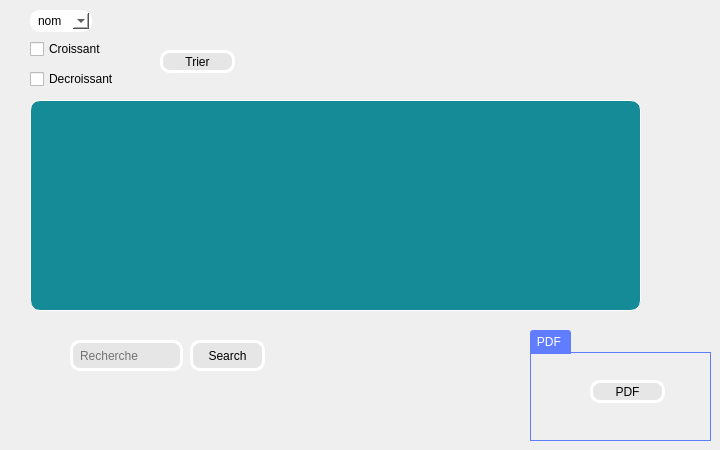
      <widget class="QWidget" name="tab_15">
       <attribute name="title">
        <string>Afficher </string>
       </attribute>
       <widget class="QTableView" name="tab_abo">
        <property name="geometry">
         <rect>
          <x>30</x>
          <y>100</y>
          <width>611</width>
          <height>211</height>
         </rect>
        </property>
        <property name="styleSheet">
         <string notr="true">background-color: rgb(21, 139, 151);
color: #b1b1b1;
color: rgb(0, 0, 0);


 

    border-width: 1px;

    border-color: #ffffff;

    border-style: solid;

    border-radius: 10;



    padding: 3px;

    font-size: 12px;

    padding-left: 5px;

    padding-right: 5px;</string>
        </property>
       </widget>
       <widget class="QPushButton" name="recher">
        <property name="geometry">
         <rect>
          <x>190</x>
          <y>340</y>
          <width>75</width>
          <height>31</height>
         </rect>
        </property>
        <property name="styleSheet">
         <string notr="true">color: #b1b1b1;
color: rgb(0, 0, 0);
background-color: rgb(230, 230, 230);

 

    border-width: 3px;

    border-color: #ffffff;

    border-style: solid;

    border-radius: 10;



    padding: 3px;

    font-size: 12px;

    padding-left: 5px;

    padding-right: 5px;</string>
        </property>
        <property name="text">
         <string>Search</string>
        </property>
        <property name="icon">
         <iconset>
          <normaloff>../../../../33/search.png</normaloff>../../../../33/search.png</iconset>
        </property>
       </widget>
       <widget class="QLineEdit" name="line_2">
        <property name="geometry">
         <rect>
          <x>70</x>
          <y>340</y>
          <width>113</width>
          <height>31</height>
         </rect>
        </property>
        <property name="styleSheet">
         <string notr="true">color: #b1b1b1;
color: rgb(0, 0, 0);
background-color: rgb(230, 230, 230);

 

    border-width: 3px;

    border-color: #ffffff;

    border-style: solid;

    border-radius: 10;



    padding: 3px;

    font-size: 12px;

    padding-left: 5px;

    padding-right: 5px;</string>
        </property>
        <property name="placeholderText">
         <string>Recherche</string>
        </property>
       </widget>
       <widget class="QGroupBox" name="groupBox_10">
        <property name="geometry">
         <rect>
          <x>530</x>
          <y>330</y>
          <width>181</width>
          <height>111</height>
         </rect>
        </property>
        <property name="styleSheet">
         <string notr="true">QGroupBox {
	color: rgb(255, 255, 255);
    border: 1px solid;
    border-color: #607cff;
    margin-top: 22px;
}
QGroupBox::title  {
    background-color: #607cff;
    color: #ffffff;
    subcontrol-origin: margin;
    subcontrol-position: top left;
    padding: 5px;
    border-top-left-radius: 3px;
    border-top-right-radius: 3px;
}
QGroupBox::title::disabled{
   background-color: #404040;
   color: #656565;
    subcontrol-origin: margin;
    subcontrol-position: top left;
    padding: 5px;
    border-top-left-radius: 3px;
    border-top-right-radius: 3px;
}</string>
        </property>
        <property name="title">
         <string>PDF </string>
        </property>
        <widget class="QPushButton" name="pushButton_3">
         <property name="geometry">
          <rect>
           <x>60</x>
           <y>50</y>
           <width>75</width>
           <height>23</height>
          </rect>
         </property>
         <property name="styleSheet">
          <string notr="true">color: #b1b1b1;
color: rgb(0, 0, 0);
background-color: rgb(230, 230, 230);

 

    border-width: 3px;

    border-color: #ffffff;

    border-style: solid;

    border-radius: 10;



    padding: 3px;

    font-size: 12px;

    padding-left: 5px;

    padding-right: 5px;</string>
         </property>
         <property name="text">
          <string>PDF</string>
         </property>
         <property name="icon">
          <iconset>
           <normaloff>../../../../33/pdf.png</normaloff>../../../../33/pdf.png</iconset>
         </property>
        </widget>
       </widget>
       <widget class="QPushButton" name="trier_2">
        <property name="geometry">
         <rect>
          <x>160</x>
          <y>50</y>
          <width>75</width>
          <height>23</height>
         </rect>
        </property>
        <property name="styleSheet">
         <string notr="true">color: #b1b1b1;
color: rgb(0, 0, 0);
background-color: rgb(230, 230, 230);

 

    border-width: 3px;

    border-color: #ffffff;

    border-style: solid;

    border-radius: 10;



    padding: 3px;

    font-size: 12px;

    padding-left: 5px;

    padding-right: 5px;</string>
        </property>
        <property name="text">
         <string>Trier</string>
        </property>
        <property name="icon">
         <iconset>
          <normaloff>../../../../33/sort.png</normaloff>../../../../33/sort.png</iconset>
        </property>
       </widget>
       <widget class="QComboBox" name="fontComboBox">
        <property name="geometry">
         <rect>
          <x>30</x>
          <y>10</y>
          <width>62</width>
          <height>22</height>
         </rect>
        </property>
        <property name="styleSheet">
         <string notr="true">color: #b1b1b1;
color: rgb(0, 0, 0);
background-color: rgb(255, 255, 255);

 

    border-width: 3px;

    border-color: #ffffff;

    border-style: solid;

    border-radius: 10;



    padding: 3px;

    font-size: 12px;

    padding-left: 5px;

    padding-right: 5px;
</string>
        </property>
        <item>
         <property name="text">
          <string>nom</string>
         </property>
        </item>
        <item>
         <property name="text">
          <string>mat</string>
         </property>
        </item>
       </widget>
       <widget class="QCheckBox" name="croissant">
        <property name="geometry">
         <rect>
          <x>30</x>
          <y>40</y>
          <width>111</width>
          <height>18</height>
         </rect>
        </property>
        <property name="text">
         <string>Croissant</string>
        </property>
       </widget>
       <widget class="QCheckBox" name="decroissant">
        <property name="geometry">
         <rect>
          <x>30</x>
          <y>70</y>
          <width>121</width>
          <height>18</height>
         </rect>
        </property>
        <property name="text">
         <string>Decroissant</string>
        </property>
       </widget>
      </widget>
